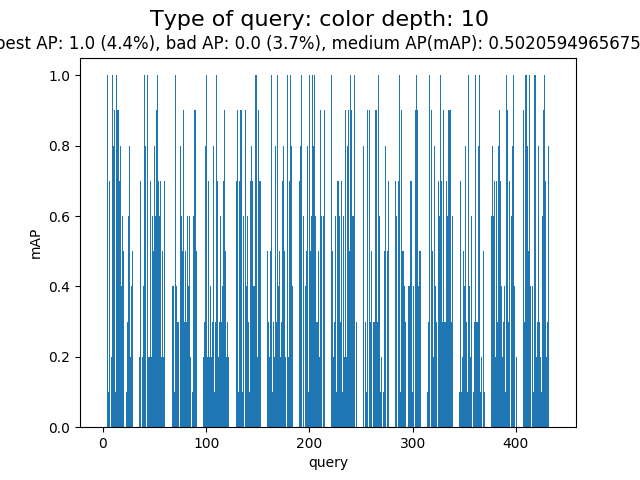
#> input picture evaluation/summary/color/summary_color_depth10.png, 640 x 480 px, given in place of 0_0_001.png, which was not available
$ python color.py
#> lines starting #> are read from the running program, lines starting #| are printed output that depends on the picture; long printed decimals are rounded; pictures that were not available may be replaced by others from this repository, and a replacement may not be noted
from __future__ import print_function

from six.moves import cPickle
import numpy as np
import cv2
import itertools
import os
import yaml
cfg=yaml.safe_load(open('core/config.yaml'))
type_ex='color'
# configs for feature
n_bin   = cfg[type_ex]['n_bin']        # feature bins
n_slice = cfg[type_ex]['n_slice']         # slice image
h_type  = cfg[type_ex]['h_type']
class Color(object):
    ''' count img color feature

        arguments
            input    : a path to a image or a numpy.ndarray
            n_bin    : number of bins for each channel
            type     : 'global' means count the feature for whole image
                    'region' means count the feature for regions in images, then concatanate all of them
            n_slice  : work when type equals to 'region', height & width will equally sliced into N slices
            normalize: normalize output feature

        return
            type == 'global'
            a numpy array with size n_bin ** channel
            type == 'region'
            a numpy array with size n_slice * n_slice * (n_bin ** channel)
        '''
    def __init__(self, n_bin=n_bin, type=h_type, n_slice=n_slice, normalize=True):
        self.n_bin=n_bin
        self.type=h_type
        self.n_slice=n_slice
        self.normalize=normalize
        self.dimension= self.n_bin**3*self.n_slice**2 if self.type=='region' else self.n_bin**3
    def feature(self, input):
#> called with input = '../data_folder/images/0_0_001.png'
        if isinstance(input, np.ndarray):  # examinate input type
            img = input.copy()
        else:
            img = cv2.imread(input)
#> img is the input picture: shape (480, 640, 3); mean B, G, R 233.9, 221.1, 202.7
            img = cv2.cvtColor(img,cv2.COLOR_BGR2RGB)
        height, width, channel = img.shape
#> height = 480; width = 640; channel = 3
        bins = np.linspace(0, 256, self.n_bin+1, endpoint=True)  # slice bins equally for each channel

        if self.type == 'global':
            hist = self._count_hist(img, self.n_bin, bins, channel)

        elif self.type == 'region':
            hist = np.zeros((self.n_slice, self.n_slice, self.n_bin ** channel))
            h_silce = np.around(np.linspace(0, height, self.n_slice+1, endpoint=True)).astype(int)
#> h_silce = [0, 160, 320, 480]
            w_slice = np.around(np.linspace(0, width, self.n_slice+1, endpoint=True)).astype(int)
#> w_slice = [0, 213, 427, 640]

            for hs in range(len(h_silce)-1):
                for ws in range(len(w_slice)-1):
                    img_r = img[h_silce[hs]:h_silce[hs+1], w_slice[ws]:w_slice[ws+1]]  # slice img to regions
                    hist[hs][ws] = self._count_hist(img_r, self.n_bin, bins, channel)
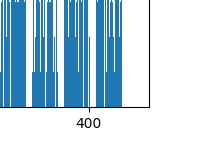
#> img_r: shape (160, 213, 3); mean R, G, B 191.4, 215.3, 231.8

        if self.normalize:
            hist /= np.sum(hist)

        return hist.flatten()


    def _count_hist(self, input, n_bin, bins, channel):
        img = input.copy()
        bins_idx = {key: idx for idx, key in enumerate(itertools.product(np.arange(n_bin), repeat=channel))}  # permutation of bins
        hist = np.zeros(n_bin ** channel)

        # cluster every pixels
        for idx in range(len(bins)-1):
            img[(input >= bins[idx]) & (input < bins[idx+1])] = idx
        # add pixels into bins
        height, width, _ = img.shape
        for h in range(height):
            for w in range(width):
                b_idx = bins_idx[tuple(img[h,w])]
                hist[b_idx] += 1
        return hist


if __name__ == "__main__":
    color = Color()
    input = '../data_folder/images/0_0_001.png'
    hist = color.feature(input)
#> hist = 15552 values, max 0.101 at index 1727, min 0 at index 1, mean 6.43e-05
    assert hist.sum() - 1 < 1e-9, "normalize false"

    input = '../../data/style/0_0_006.png'
    hist2 = color.feature(input)
#> call 2 of feature, with input = '../../data/style/0_0_006.png'
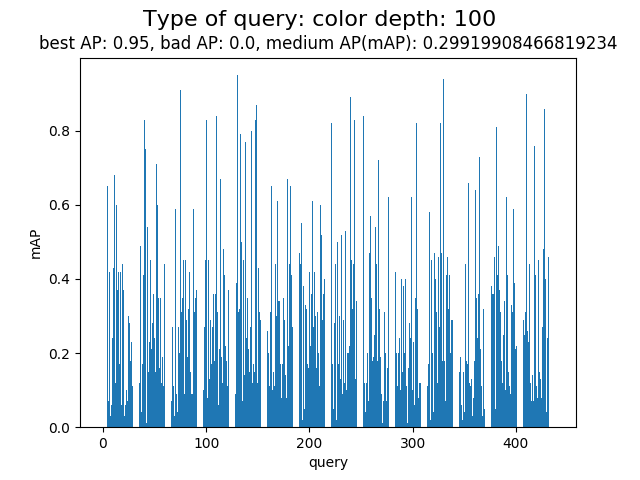
#> input picture evaluation/summary/color/summary_color_depth100.png, 640 x 480 px, given in place of 0_0_006.png, which was not available
#> in feature, img is the input picture: shape (480, 640, 3); mean B, G, R 239.8, 231.7, 220
#> the loop in feature (call 2), `for hs in range(len(h_silce)-1):` made 3 passes
#> pass 1, in _count_hist (call 10), `img = input.copy()`:
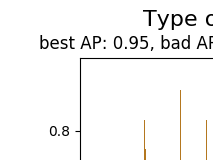
#> img: shape (160, 213, 3); mean of channels 0, 1, 2 244.9, 245.3, 245.6; drawn as B, G, R
#> pass 1, in _count_hist (call 11), `img = input.copy()`:
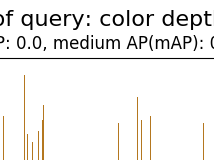
#> img: shape (160, 214, 3); mean of channels 0, 1, 2 238.4, 239.7, 240.6; drawn as B, G, R
#> pass 1, in _count_hist (call 12), `img = input.copy()`:
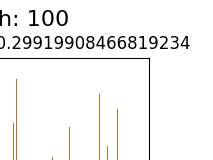
#> img: shape (160, 213, 3); mean of channels 0, 1, 2 243.1, 243.8, 244.3; drawn as B, G, R
#> pass 2, in _count_hist (call 13), `img = input.copy()`:
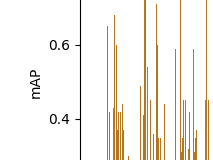
#> img: shape (160, 213, 3); mean of channels 0, 1, 2 234.7, 241.5, 246.2; drawn as B, G, R
#> after the loop in feature (call 2), `for hs in range(len(h_silce)-1):`:
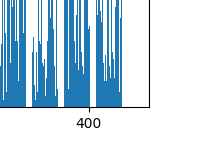
#> img_r: shape (160, 213, 3); mean R, G, B 199.5, 220.2, 234.5
#> hist2 = 15552 values, max 0.105 at index 1727, min 0 at index 1, mean 6.43e-05
    assert hist.sum() - 1 < 1e-9, "normalize false"
    # print(hist2)
    print(np.sum((hist - hist2) ** 2))
#| 0.002186
